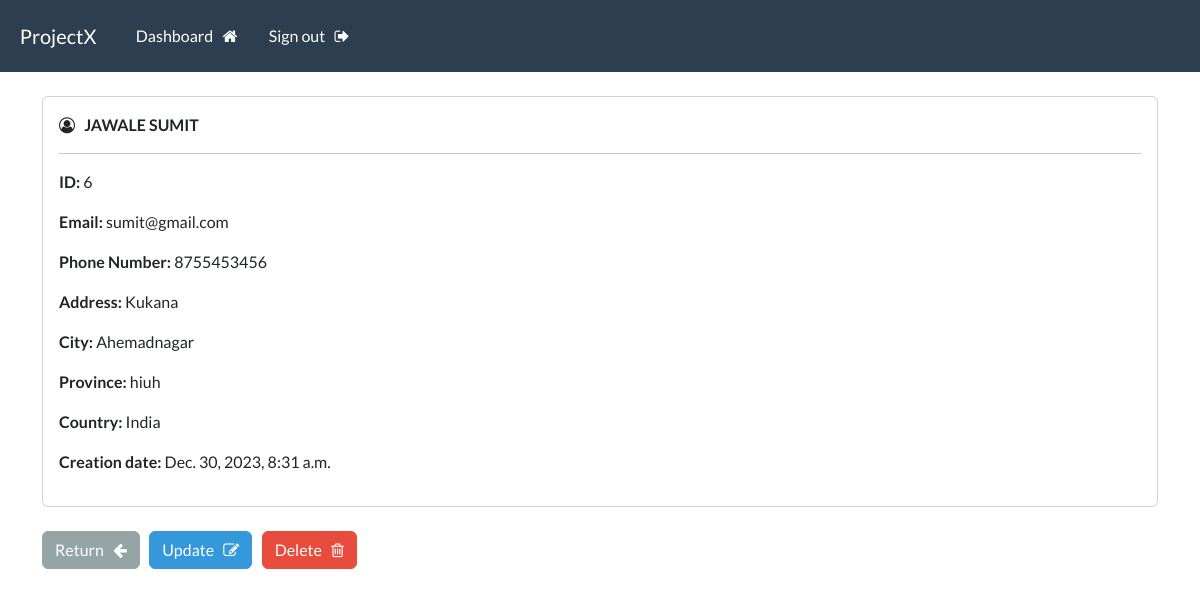
Page /view-record/6 (signed in) on the committed database.
### webapp/models.py (models this page shows, shortened)
class Record(models.Model):
	creation_date = models.DateTimeField(auto_now_add=True)
	first_name = models.CharField(max_length=100)
	last_name = models.CharField(max_length=100)
	email = models.EmailField(max_length=255, unique=True)
	phone = models.CharField(max_length=20)
	address = models.CharField(max_length=300)
	city = models.CharField(max_length=255)
	province = models.CharField(max_length=200)
	country = models.CharField(max_length=125)

### webapp/views.py (the view)
# urls.py: path('view-record/<int:id>', views.view_record, name='view_record'),
@login_required(login_url='my_login')
def view_record(request, id):
	record = Record.objects.get(id=id)
	return render(request, 'webapp/view-record.html', {'record': record})

### webapp/templates/webapp/view-record.html (shortened to what this page needs)
{% extends 'webapp/base.html' %}
{% block content %}
	<div class="card">
		<div class="card-body">
			<i class="fa fa-user-circle-o" aria-hidden="true"></i> &nbsp;
			<strong>
				{{ record.last_name|upper }}
				{{ record.first_name | upper }}
			</strong>
			<hr>
			<p> <strong> ID: </strong> {{ record.id }} </p>
			<p> <strong> Email: </strong> {{ record.email }} </p>
			<p> <strong> Phone Number: </strong> {{ record.phone }} </p>
			<p> <strong> Address: </strong> {{ record.address }} </p>
			<p> <strong> City: </strong> {{ record.city }} </p>
			<p> <strong> Province: </strong> {{ record.province }} </p>
			<p> <strong> Country: </strong> {{ record.country }} </p>
			<p> <strong> Creation date: </strong> {{ record.creation_date }}</p>
		</div>
	</div>
	<br>
	<a href="{% url 'dashboard' %}" class="btn btn-secondary"> Return &nbsp; <i class="fa fa-arrow-left" aria-hidden="true"></i> </a>
	<a href="{% url 'update_record' record.id %}" class="btn btn-info"> Update &nbsp; <i class="fa fa-pencil-square-o" aria-hidden="true"></i> </a>
	<a href="{% url 'delete_record' record.id %} " onclick="return confirm('Are you sure you want to delete this record?')" class="btn btn-danger"> Delete &nbsp; <i class="fa fa-trash-o" aria-hidden="true"></i> </a>
{% endblock %}

### rows in the picture
Record: last_name "JAWALE", first_name "SUMIT", id "6", email "sumit@gmail.com", phone "8755453456", address "Kukana", city "Ahemadnagar", province "hiuh", country "India", creation_date "Dec. 30, 2023, 8:31 a.m."
